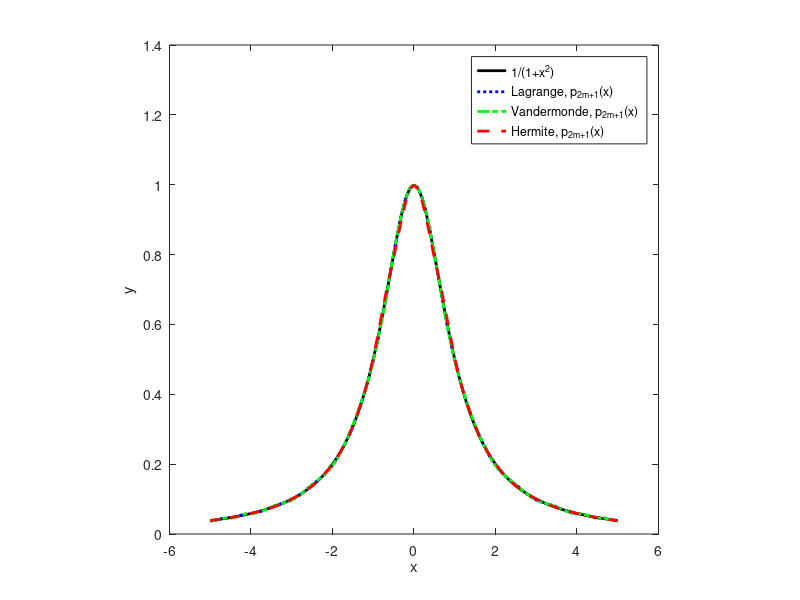

Write MATLAB code to recreate this figure.
%Numero m de puntos Chebysev
m=27; a=-5; b=5;
%Generamos nuestros puntos para interpolar
x_m=zeros(m,1);
for j=1:m
    %Raíces del polinomio de Chebysev
    x_m(j)=(b+a)/2 + ((b-a)/2)*cos((2*j-1)*pi/(2*m));
end
y_m=1./(1.+x_m.^2);
%Generamos nuestro conjunto de grande de puntos en [-5,5] en la f. Runge
x=[a:(b-a)/100:b]'; y_runge=1./(1.+x.^2);
equis=x; ye=y_runge;
plot(equis,ye,'k-','linewidth',2);
hold on; axis square; xlabel('x'); ylabel('y');
%INTERPOLACIÓN DE LAGRANGE PARA LOS 2m+1 PUNTOS
error=0;
for k=1:length(x)
    y=0;
    %Evaluando en el polinomio de Lagrange p_2m+1(x)
    for i=1:length(y_m)
        termino=y_m(i);
        for j=1:length(x_m)
            if i~=j
                termino=termino*((x(k)-x_m(j))/(x_m(i)-x_m(j)));
            end
        end
        y=y+termino;
    end
    ye(k)=y;
    %Actualizamos el error más grande si es que lo es
    error_absoluto=abs(y_runge(k)-y);
    if error_absoluto>error
        error=error_absoluto;
    end
end
disp('Máximo error absoluto de p(x)_2m+1 con Lagrange:');
disp(error);
plot(equis,ye,'b:','linewidth',2); hold on;

%INTERPOLACIÓN DE VANDERMONDE PARA LOS 2m+1 PUNTOS
%Generamos la matriz de Vandermonde para los puntos interpolados
A=fliplr(vander(x_m));
%Resolvemos el sistema Ac=y_m para obtener los coeficientes de p_2m+1(x)
[L,U,P]=lu(A); aux=L\(P*y_m); c=U\aux; c=flip(c);
%Los coeficientes de p_2m+1(x) están en c, computamos el error
error=0;
for i=1:length(x)
    y=polyval(c,x(i));
    ye(i)=y;
    error_absoluto=abs(y-y_runge(i));
    if error_absoluto>error
        error=error_absoluto;
    end
end
disp('Máximo error absoluto de p(x)_2m+1 con Vandermonde:');
disp(error);
plot(equis,ye,'g-.','linewidth',2); hold on;

%INTERPOLACIÓN CÚBICA DE HERMITE PARA LOS 2m+1 PUNTOS
%Usamos la función pchip para interpolar (x_m,y_m)
c=pchip(x_m,y_m);
%Actualmente en c están los coeficientes del polinomio interpolante
error=0;
for i=1:length(x)
    y=ppval(c,x(i));
    ye(i)=y;
    error_absoluto=abs(y-y_runge(i));
    if error_absoluto>error
        error=error_absoluto;
    end
end
disp('Máximo error absoluto de p(x)_2m+1 con Hermite:');
disp(error);
plot(equis,ye,'r--','linewidth',2); hold on;
legend('1/(1+x^2)','Lagrange, p_{2m+1}(x)','Vandermonde, p_{2m+1}(x)',...
    'Hermite, p_{2m+1}(x)');